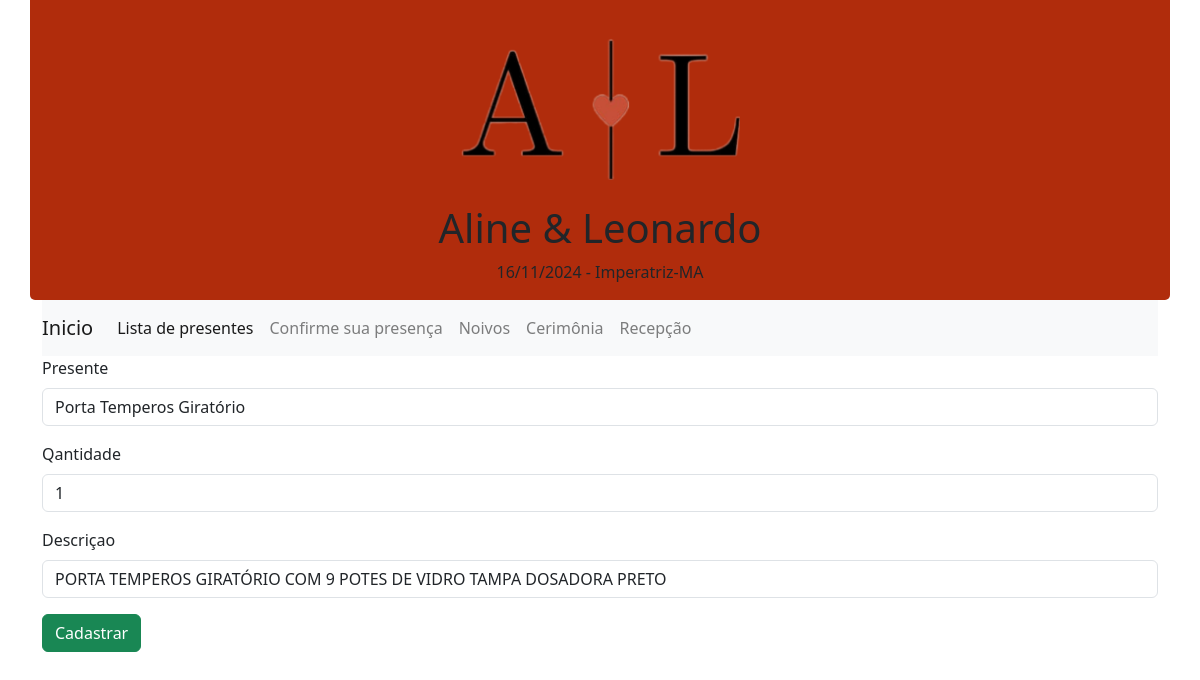
Before: /editar_presente/22 (signed in) with the older database file.
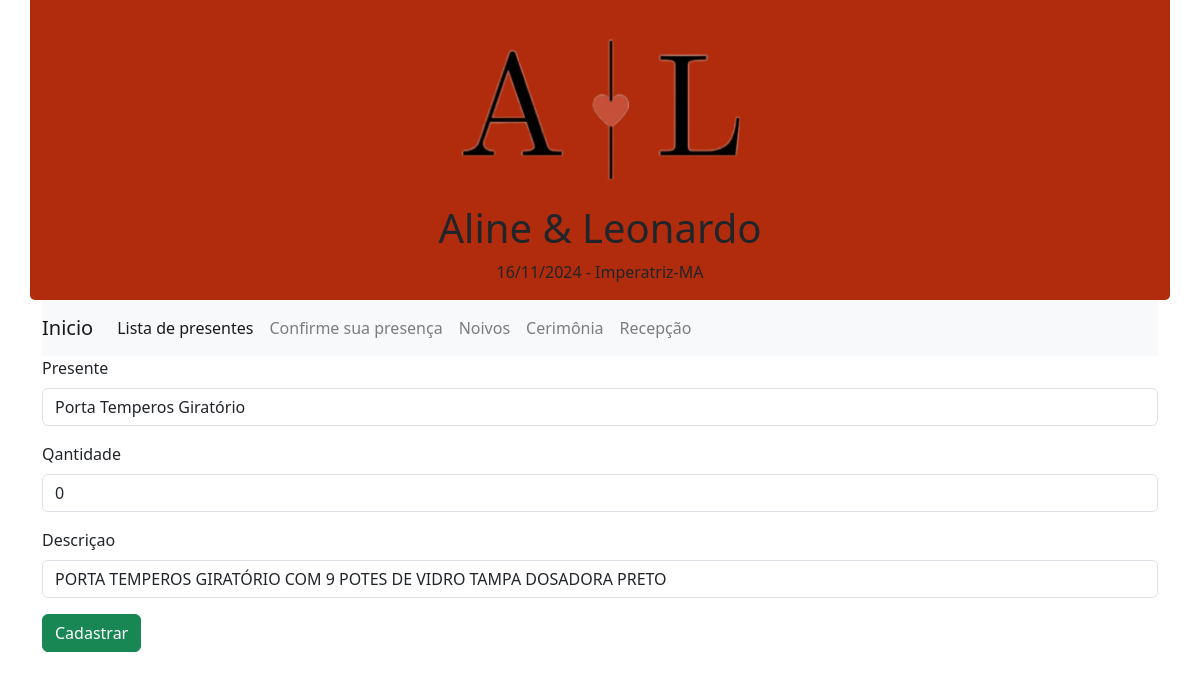
After: the same page with the newer database file.
### app/models.py (models this page shows)
class Presente(models.Model):
    id = models.AutoField(primary_key=True)
    presente =  models.TextField(max_length=255)
    valor = models.FloatField()
    descricao = models.TextField(max_length=350, default='')
    link_img = models.TextField(max_length=255, default='')
    quantidades = models.IntegerField(default=0)
    class Meta:
        ordering = ['quantidades']

### app/views.py (the view)
# urls.py: path('editar_presente/<int:id>',views.Editar_presente,name='editar_presente'),
@login_required(login_url='login')
def Editar_presente(request,id):
    presente = Presente.objects.get(id=id)
    return render(request,'editar_presente.html',{'presente':presente})

### app/templates/editar_presente.html (shortened to what this page needs)
{% extends 'home.html' %}
{% block content %}
<div class="container">
    <form action="{% url 'editar_p' %}" method="POST">
        <div class="mb-3">
            <label for="formText" class="form-label color-label label_text_imput">Presente</label>
            <input class="form-control" type="text" id="formFile" value="{{presente.presente}}" name="presente" required>
        </div>
        <div class="mb-3">
            <label for="formText" class="form-label color-label label_text_imput">Qantidade</label>
            <input class="form-control" type="text" id="formFile" value="{{presente.quantidades}}" name="quantidade" required>
        </div>
        <div class="mb-3">
            <label for="formText" class="form-label color-label label_text_imput">Descriçao</label>
            <input class="form-control" type="text" id="formFile" value="{{presente.descricao}}" name="descricao" required>
        </div>
        <button type="submit" class="btn btn-success">Cadastrar</button>
    </form>
</div>
{% endblock %}

### app/templates/home.html (shortened to what this page needs)
{% load static %}
<!DOCTYPE html>
<html lang="pt-br">
<head>
    <link rel="stylesheet" href="../static/img/">
    <link rel="stylesheet" href="{% static 'css/styler.css' %}">
    <link rel="stylesheet" href="https://cdn.jsdelivr.net/npm/bootstrap@4.0.0/dist/css/bootstrap.min.css">
    <link href="https://cdn.jsdelivr.net/npm/bootstrap@5.3.3/dist/css/bootstrap.min.css" rel="stylesheet">
</head>
<body>
    <header class="topo container flex_header">
      <img src="../static/img/2024090310311445.png" class="w-25 mb-4" alt="">
        <h1>Aline & Leonardo</h1>
        <p>16/11/2024 - Imperatriz-MA</p>
    </header>
    <div class="container">
      <nav class="navbar navbar-expand-lg navbar-light bg-light">
        <a class="navbar-brand" href="/">Inicio</a>
        <div class="collapse navbar-collapse" id="navbarNav">
          <ul class="navbar-nav">
            <li class="nav-item active">
              <a class="nav-link" href="/lista_de_presentes">Lista de presentes <span class="sr-only">(current)</span></a>
            </li>
            <li class="nav-item">
              <a class="nav-link" href="/confirmacao">Confirme sua presença</a>
            </li>
            <li class="nav-item">
              <a class="nav-link" href="#">Noivos</a>
            </li>
            <li class="nav-item">
              <a class="nav-link" href="/cerimonia">Cerimônia</a>
            </li>
            <li class="nav-item">
              <a class="nav-link" href="/local">Recepção</a>
            </li>
          </ul>
        </div>
      </nav>
    </div>
      {% block content %}{% endblock%}
</body>
</html>

### app/static/css/styler.css (style rules this page uses)
.topo { background-color: #b02c0c ; height:300px; border-radius: 0px 0px 5px 5px; }
.flex_header { display:flex; align-items:center; justify-content: flex-end; flex-direction: column; }

Changed rows visible on the page:
changed Presente "Porta Temperos Giratório": quantidade "1" → "0"
